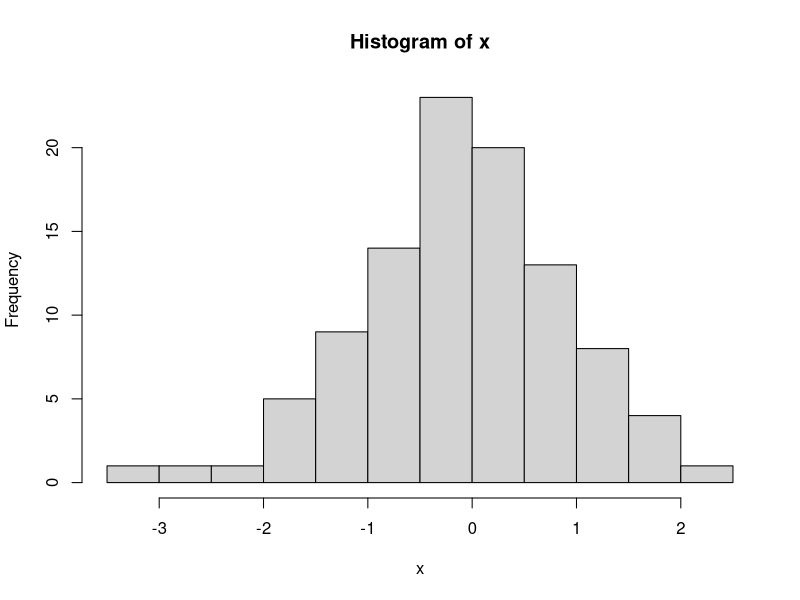
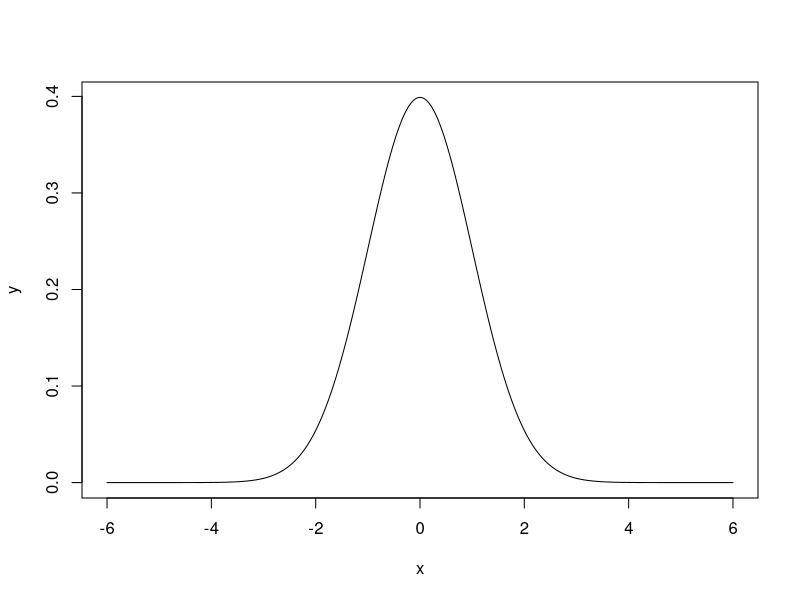

Reproduce these figures in R, in order.
# Distribuição Normal 

# Obs: Caso tenha problemas com a acentuação, consulte este link:
# https://support.rstudio.com/hc/en-us/articles/200532197-Character-Encoding

# Configurando o diretório de trabalho
# Coloque entre aspas o diretório de trabalho que você está usando no seu computador
# Não use diretórios com espaço no nome
setwd("C:/FCD/BigDataRAzure/Cap09")
getwd()


# A Distribuição Normal, ou Gaussiana, é a mais importante distribuição contínua. 
# Isso por conta de vários fatores, entre eles, o teorema central do limite, o qual é um resultado essencial 
# em aplicações práticas e teóricas, pois garante que, mesmo que os dados não sejam distribuídos segundo uma normal, 
# a média dos dados converge para uma distribuição normal conforme o número de dados aumenta.

# O R inclui funcionalidades para operações com distribuições de probabilidades. 
# Para cada distribuição há 4 operações básicas indicadas pelas letras:

# d: calcula a densidade de probabilidade f(x) no ponto
# p: calcula a função de probabilidade acumulada F(x) no ponto
# q: calcula o quantil correspondente a uma dada probabilidade
# r: retira uma amostra da distribuição

# Para utlizar as funções combina-se uma das letras acima com uma abreviatura do nome da distribuição. 
# Por exemplo, para calcular probabilidades usamos: pnorm para normal, pexp para exponencial, 
# pbinom para binomial, ppois para Poisson e assim por diante.

# x <- rnorm(n, mean, sd)
# Onde n é o tamanho da amostra e mean e sd são parâmetros opcionais relacionados à média e desvio padrão, 
# respectivamente.

# Distribuição Normal
?rnorm
x <- rnorm(100)
hist(x)

# Densidade
# # Observe que o gráfico gerado assemelha-se a uma Gaussiana e não apresenta assimentria. 
# Quando o gráfico da distribuição possui tal forma, há grandes chances de se tratar de uma distribuição normal.
x <- seq(-6, 6, by=0.01)
y <- dnorm(x)
plot(x, y, type="l")

